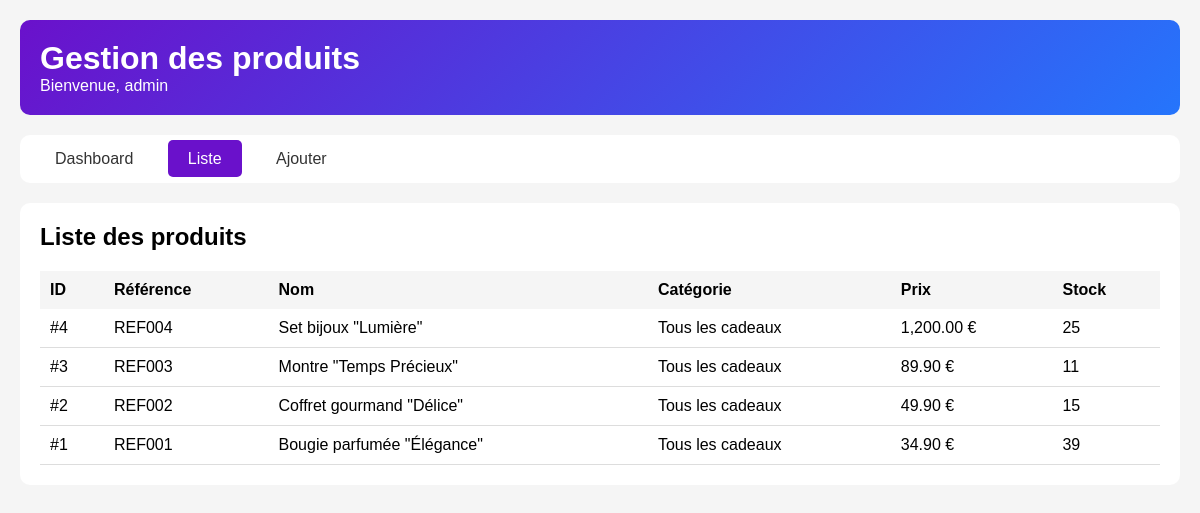
/admin_produits_clean.php (signed in), run on an earlier commit of the app's database.
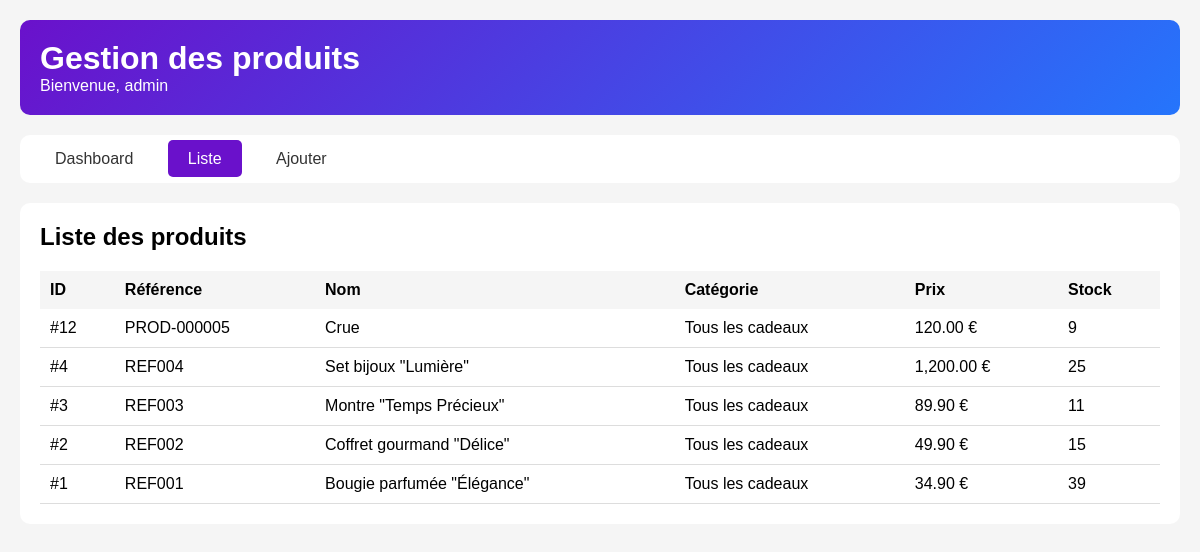
And on a later commit of the database.
### tables this page shows
CREATE TABLE `produits` (
  `id_produit` int NOT NULL,
  `reference` varchar(50) NOT NULL,
  `nom` varchar(255) NOT NULL,
  `slug` varchar(255) NOT NULL,
  `description` text,
  `description_courte` text,
  `prix_ht` decimal(10,2) NOT NULL,
  `tva` decimal(4,2) DEFAULT '20.00',
  `prix_ttc` decimal(10,2) GENERATED ALWAYS AS ((`prix_ht` * (1 + (`tva` / 100)))) STORED,
  `quantite_stock` int DEFAULT '0',
  `seuil_alerte` int DEFAULT '10',
  `id_categorie` int NOT NULL,
  `marque` varchar(100) DEFAULT NULL,
  `poids` decimal(6,2) DEFAULT NULL COMMENT 'en grammes',
  `dimensions` varchar(50) DEFAULT NULL COMMENT 'LxHxP en cm',
  `materiau` varchar(100) DEFAULT NULL,
  `couleur` varchar(50) DEFAULT NULL,
  `made_in` varchar(50) DEFAULT NULL,
  `personnalisable` tinyint(1) DEFAULT '0',
  `ecologique` tinyint(1) DEFAULT '0',
  `made_in_france` tinyint(1) DEFAULT '0',
  `artisanal` tinyint(1) DEFAULT '0',
  `exclusif` tinyint(1) DEFAULT '0',
  `note_moyenne` decimal(3,2) DEFAULT '0.00',
  `nombre_avis` int DEFAULT '0',
  `vues` int DEFAULT '0',
  `ventes` int DEFAULT '0',
  `statut` enum('actif','inactif','rupture','bientot') DEFAULT 'actif',
  `date_creation` datetime DEFAULT CURRENT_TIMESTAMP,
  `date_modification` datetime DEFAULT NULL ON UPDATE CURRENT_TIMESTAMP
);

CREATE TABLE `categories` (
  `id_categorie` int NOT NULL,
  `nom` varchar(100) NOT NULL,
  `slug` varchar(100) NOT NULL,
  `description` text,
  `parent_id` int DEFAULT NULL,
  `image` varchar(255) DEFAULT NULL,
  `ordre` int DEFAULT '0',
  `active` tinyint(1) DEFAULT '1',
  `meta_titre` varchar(255) DEFAULT NULL,
  `meta_description` text,
  `date_creation` datetime DEFAULT CURRENT_TIMESTAMP
);

### admin_produits_clean.php (the view, shortened to what this page needs)
<?php
require_once 'admin_protection.php';
$host = 'localhost';
$dbname = 'heureducadeau';
$username_db = 'Philippe';
$password_db = 'l@99339R';
try {
    $pdo = new PDO("mysql:host=$host;dbname=$dbname;charset=utf8mb4", $username_db, $password_db);
    $pdo->setAttribute(PDO::ATTR_ERRMODE, PDO::ERRMODE_EXCEPTION);
} catch(PDOException $e) {
    die("Erreur de connexion : " . $e->getMessage());
}
$action = $_GET['action'] ?? 'list';
$categories = $pdo->query("SELECT * FROM categories WHERE active = 1 ORDER BY nom")->fetchAll();
?>
<!DOCTYPE html>
<html>
<head>
</head>
<body>
    <div class="container">
        <div class="header">
            <h1>Gestion des produits</h1>
            <p>Bienvenue, <?= htmlspecialchars($_SESSION['admin_username'] ?? 'Admin') ?></p>
        </div>
        <div class="nav">
            <a href="dashboard.php">Dashboard</a>
            <a href="admin_produits_clean.php?action=list" class="<?= $action == 'list' ? 'active' : '' ?>">Liste</a>
            <a href="admin_produits_clean.php?action=add" class="<?= $action == 'add' ? 'active' : '' ?>">Ajouter</a>
        </div>
        <?php if ($action == 'add'): ?>
            <div class="form-container">
                <h2 style="margin-bottom: 20px;">Ajouter un produit</h2>
                <?php if (isset($success)): ?>
                    <div class="success"><?= $success ?></div>
                <?php endif; ?>
                <?php if (isset($error)): ?>
                    <div class="error"><?= $error ?></div>
                <?php endif; ?>
                <form method="POST">
                    <input type="hidden" name="action" value="add">
                    <div class="form-group">
                        <label>Nom du produit *</label>
                        <input type="text" name="nom" required>
                    </div>
                    <div class="form-group">
                        <label>Prix HT (€) *</label>
                        <input type="number" name="prix_ht" step="0.01" required>
                    </div>
                    <div class="form-group">
                        <label>Quantité en stock *</label>
                        <input type="number" name="quantite_stock" required>
                    </div>
                    <div class="form-group">
                        <label>Catégorie *</label>
                        <select name="id_categorie" required>
                            <option value="">Sélectionner</option>
                            <?php foreach ($categories as $cat): ?>
                                <option value="<?= $cat['id_categorie'] ?>"><?= htmlspecialchars($cat['nom']) ?></option>
                            <?php endforeach; ?>
                        </select>
                    </div>
                    <button type="submit" class="btn">Ajouter le produit</button>
                </form>
            </div>
        <?php elseif ($action == 'list'): ?>
            <?php
            $produits = $pdo->query("
                SELECT p.*, c.nom as categorie_nom
                FROM produits p
                LEFT JOIN categories c ON p.id_categorie = c.id_categorie
                ORDER BY p.id_produit DESC
            ")->fetchAll();
            ?>
            <div style="background: white; border-radius: 10px; padding: 20px;">
                <h2 style="margin-bottom: 20px;">Liste des produits</h2>
                <table style="width: 100%; border-collapse: collapse;">
                    <thead>
                        <tr style="background: #f5f5f5;">
                            <th style="padding: 10px; text-align: left;">ID</th>
                            <th style="padding: 10px; text-align: left;">Référence</th>
                            <th style="padding: 10px; text-align: left;">Nom</th>
                            <th style="padding: 10px; text-align: left;">Catégorie</th>
                            <th style="padding: 10px; text-align: left;">Prix</th>
                            <th style="padding: 10px; text-align: left;">Stock</th>
                        </tr>
                    </thead>
                    <tbody>
                        <?php foreach ($produits as $p): ?>
                        <tr style="border-bottom: 1px solid #ddd;">
                            <td style="padding: 10px;">#<?= $p['id_produit'] ?></td>
                            <td style="padding: 10px;"><?= htmlspecialchars($p['reference']) ?></td>
                            <td style="padding: 10px;"><?= htmlspecialchars($p['nom']) ?></td>
                            <td style="padding: 10px;"><?= htmlspecialchars($p['categorie_nom'] ?? '-') ?></td>
                            <td style="padding: 10px;"><?= number_format($p['prix_ttc'] ?? $p['prix_ht'] * 1.2, 2) ?> €</td>
                            <td style="padding: 10px;"><?= $p['quantite_stock'] ?></td>
                        </tr>
                        <?php endforeach; ?>
                    </tbody>
                </table>
            </div>
        <?php endif; ?>
    </div>
</body>
</html>

What changed in the data, as far as the page shows it:
added produits: id_produit "12", reference "PROD-000005", nom "Crue", id_categorie.nom "Tous les cadeaux", prix_ttc "120.00", quantite_stock "9"
